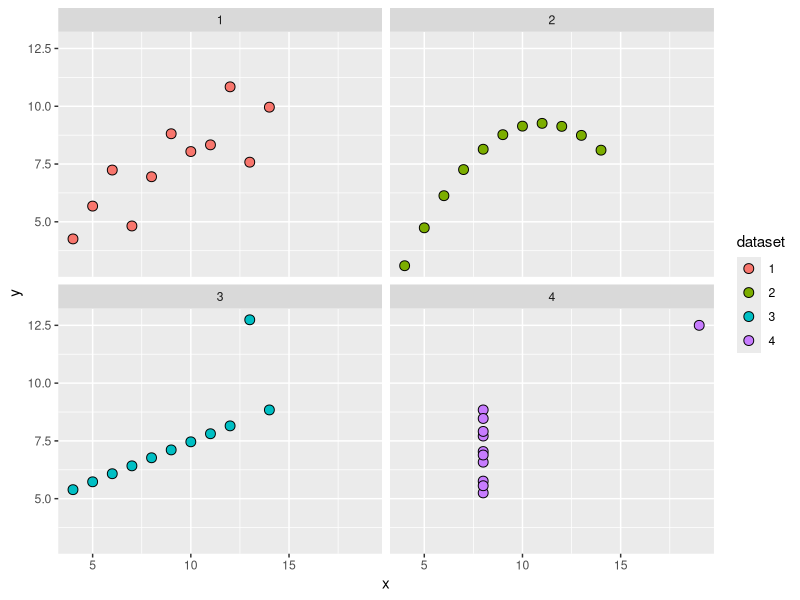

Write the R code that produced this figure.
library(ggplot2)
library(dplyr)

#-------------------------------#
### Exploratory data analysis ###
#-------------------------------#

# While summary statistics offer a quick and relatively simple way to assess essential qualities of your data, they can sometimes be misleading. 
# Let's explore a case in which data visualization is an important step in data analysis.

# read in pre-loaded data (included in the 'datasets' package; type ?anscombe for details)
data('anscombe')

# take a peek at the data (alternatively, you can type head(anscombe) to see the first 6 columns of the dataset).
anscombe

# calculate summary statistics (here, mean and variance) using dplyr
init.stats <- summarise_all(anscombe, funs(mean, var))
# look at summary statistics for x variables between datasets
select(init.stats, starts_with('x'))
# look at summary statistics for y variables between datasets
select(init.stats, starts_with('y'))

## summary stats look super similar! What about running a simple model (y ~ x) to see if the regression lines are similar?

# run regressions in a loop (don't worry about this part!)
model <- y ~ x
all.mods <- setNames(as.list(1:4), paste0('lm', 1:4))
for (i in 1:4){
  model[2:3] <- lapply(paste0(c('y', 'x'), i), as.name)
  all.mods[[1]] <- lmi <- lm(model, data = anscombe)
  print(anova(lmi))
}

# compute new columns with dataset names to facilitate plotting; plot datasets by group and wrap into single pretty plot
list(
  transmute(anscombe, x=x1, y=y1, dataset='1'),
  transmute(anscombe, x=x2, y=y2, dataset='2'),
  transmute(anscombe, x=x3, y=y3, dataset='3'),
  transmute(anscombe, x=x4, y=y4, dataset='4')
) %>%
  bind_rows() %>%
  ggplot(aes(x, y)) + geom_point(aes(fill = dataset), size = 3, pch = 21) + facet_wrap(~ dataset)

### Exercise 1: explore a classic dataset

#Using the `iris` dataset:
  
# Plot Sepal.Length and Sepal.Width.
# Calclate the mean, median, min, max, and variance of Sepal.Length and Sepal.Width. Print the output.
# Make a boxplot of both Sepal.Length and Sepal.Width to visualize the summary statistics calculated above.

#---------------------------------------------------#
### Basic questions in statistics, model notation ###
#---------------------------------------------------#

data('mtcars') # load built-in dataset
head(mtcars) # peek at first few rows of data

basic.fit <- lm(mtcars$mpg ~ mtcars$wt)

multi.fit <- lm(mtcars$mpg ~ mtcars$wt + mtcars$hp)

inter.fit1 <- lm(mtcars$mpg ~ mtcars$wt + mtcars$hp + mtcars$wt:mtcars$hp)

inter.fit2 <- lm(mtcars$mpg ~ mtcars$wt*mtcars$hp)

### Exercise 2: build models from questions

# Translate the following into a model: "`iris` sepal length is determined by all petal measurements, as well as the interaction 
# between sepal length and petal length." 

# Look at the other variables included in `mtcars`. Which of these do you think most influences the miles per gallon of a given model? 
# Write out a statement in your comments, then model this statement using proper notation.

#-----------------------------#
### Useful stats 1: t-tests ###
#-----------------------------#

vols <- runif(15, min = 490, max = 500) # randomly generate 15 numbers between 490 and 500

# run a 1-sample t-test with the alternative hypothesis that the true mean is less than 500 mL; set the confidence level to 0.99 (alpha = 0.01)
t.test(vols, mu = 500, alternative = 'less', conf.level = 0.99) 

before <- c(200.1, 190.9, 192.7, 213, 241.4, 196.9, 172.2, 185.5, 205.2, 193.7)
after <- c(392.9, 393.2, 345.1, 393, 434, 427.9, 422, 383.9, 392.3, 352.2)
weights <- as.data.frame(cbind(before, after))

t.test(weights$before, weights$after, paired = TRUE)

data('diamonds')
head(diamonds) # this dataset contains ~54,000 observations of diamonds of varying quality. Let's assess whether the price of 'Very Good' and 'Premium' diamonds differs significantly:
vgood <- diamonds %>% filter(cut == 'Very Good') # create a subset based on cut category
premium <- diamonds %>% filter(cut == 'Premium')

t.test(vgood$price, premium$price, alternative = 'less', conf.level = 0.99) # test whether price is significantly different

t.test(vgood$carat, premium$carat, alternative = 'less', conf.level = 0.99) # test whether carat measurements are significantly different

#---------------------------------------#
### Useful stats 2: linear regression ###
#---------------------------------------#

lm.basic <- lm(mpg ~ wt, data = mtcars)

summary(lm.basic)
names(lm.basic) ## take a peek at the kinds of summary statistics that may be accessed
summary(lm.basic)$coefficients

#---------------------------#
### Useful stats 3: ANOVA ###
#---------------------------#

music <- as.data.frame(cbind(runif(10, min = 50, max = 100), runif(10, min = 70, max = 100), runif(10, min = 80, max = 100)))
names(music) <- c('metal', 'electronic', 'jazz')
music

musicdf <- bind_rows(transmute(music, score = metal, genre = 'metal'), transmute(music, score = electronic, genre='electronic'), transmute(music, score = jazz, genre='jazz'))

simple.anova <- aov(score ~ genre, data = musicdf)
summary(simple.anova)